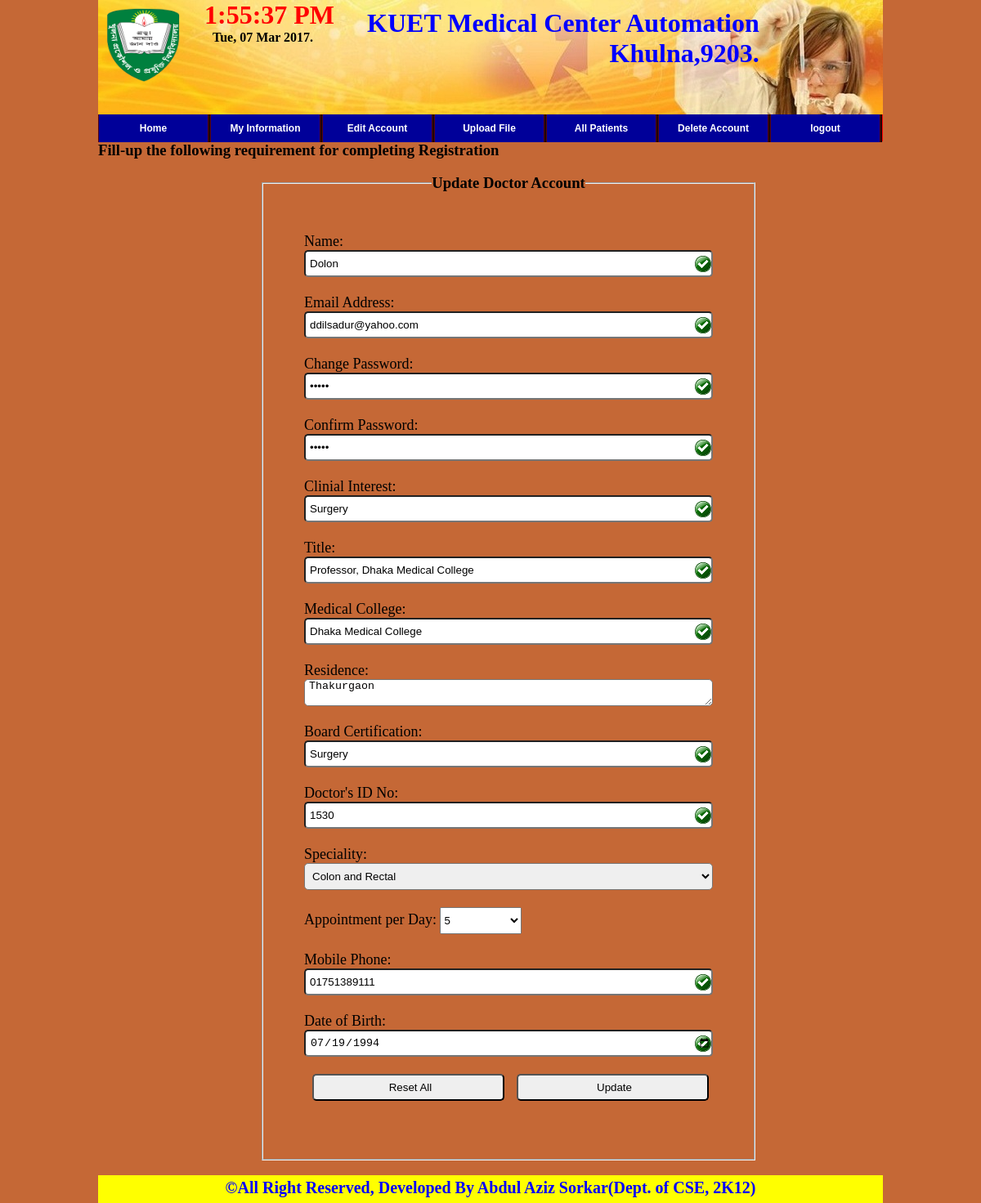
Screenshot of /editDoctorAccount.php (signed in) with the database file from the repository.
### tables this page shows
CREATE TABLE IF NOT EXISTS `doctor_table` (
  `name` varchar(50) NOT NULL,
  `email` varchar(100) NOT NULL,
  `password` varchar(50) NOT NULL,
  `clinicalInterest` varchar(200) NOT NULL,
  `title` varchar(200) NOT NULL,
  `medicalCollege` varchar(200) NOT NULL,
  `residence` varchar(200) NOT NULL,
  `certification` varchar(100) NOT NULL,
  `idNumber` int(11) NOT NULL,
  `speciality` varchar(100) NOT NULL,
  `appointmentPerDay` int(11) NOT NULL,
  `mobileNo` varchar(20) NOT NULL,
  `birthDate` varchar(40) NOT NULL,
  `gender` varchar(20) NOT NULL,
  `imageLink` varchar(300) NOT NULL,
  `date` varchar(30) NOT NULL,
  PRIMARY KEY (`email`)
);

### editDoctorAccount.php (the view, shortened to what this page needs)
<?php
	include 'doctorPersonalHeader.php';
?>
<html>
	<head>
    <link rel="stylesheet" type="text/css" href="css/editDoctor_style.css">
	</head>
<center>
	<body>
<div class="maindiv11">
			<?php
				if(isset($_SESSION['doctor']))
					$update = $_SESSION['doctor'];
				else if(isset($_COOKIE['dortorUser']))
					$update = $_COOKIE['dortorUser'];
				$query = "SELECT * FROM `doctor_table` WHERE `email`='$update'";
				$result = mysql_query($query);
				$row = mysql_fetch_array($result);
			?>
 		<div class="register_form" style="margin-top: 0px;text-align:left;">
                        <h3><marquee>Fill-up the following requirement for completing Registration</marquee></h3>
                        <br>
       			  <form action="update.php" method="post" >
                              <fieldset style="margin-left:200px;margin-right:250px;">
                                    <legend align="center"> <h3>Update Doctor Account</h3> </legend>
                              <p style="padding:50px;font-size:18px;">
                              Name: <br>
                              <input type="text" name="name" value="<?php echo $row['name'] ;?>" placeholder="Your Name" pattern="[A-Za-z ]*" title="Only Alphabet and Space Allow" style="margin-left:0px;padding-left:5px;height:33px;width:500px;border-radius:5px;" required>
<br><br>
       				 Email Address:<br>
                                    <input type="email" name="email" value="<?php echo $row['email'] ;?>" placeholder="Enter your Email" style="margin-left:0px;padding-left:5px;height:33px;width:500px;border-radius:5px;" required> <br><br>
                Change Password:<br>
                                    <input type="password" name="password" value="<?php echo $row['password'] ;?>" placeholder="Enter Password" pattern=".{3,}" title="Three or more characters" style="margin-left:0px;padding-left:5px;height:33px;width:500px;border-radius:5px;" required> <br><br>
                Confirm Password:<br>
                                    <input type="password" name="confirmPassword" value="<?php echo $row['password'] ;?>" placeholder="Confirm Password" pattern=".{3,}" title="Three or more characters"  style="margin-left:0px;padding-left:5px;height:33px;width:500px;border-radius:5px;" required> <br><br>
                               Clinial Interest:<br>
                                    <input type="text" name="clinicalInterest" value="<?php echo $row['clinicalInterest'] ;?>" placeholder="Clinial Interest" style="margin-left:0px;padding-left:5px;height:33px;width:500px;border-radius:5px;" required> <br><br>
       				 Title:<br>
                                    <input type="text" name="title" value="<?php echo $row['title'] ;?>" placeholder="Title" pattern=".{5,}"  style="margin-left:0px;padding-left:5px;height:33px;width:500px;border-radius:5px;" required> <br><br>
                               Medical College:<br>
                                    <input type="text" name="medicalCollege" value="<?php echo $row['medicalCollege'] ;?>" placeholder="Medical College" pattern=".{5,}" style="margin-left:0px;padding-left:5px;height:33px;width:500px;border-radius:5px;" required> <br><br>
                              Residence:<br>
                                    <textarea name="residence" value="" style="margin-left:0px;padding-left:5px;height:33px;width:500px;border-radius:5px;" placeholder="Your Residence or address"><?php echo $row['residence'];?></textarea><br><br>
                              Board Certification:  <br>
                                    <input type="text" name="certification" value="<?php echo $row['certification'] ;?>" placeholder="Board Certification" maxlength="50" style="margin-left:0px;padding-left:5px;height:33px;width:500px;border-radius:5px;" required> <br><br>
                              Doctor's ID No:<br>
                                     <input type="text" name="idNumber" value="<?php echo $row['idNumber'] ;?>" placeholder="ID Number 4 Digit" maxlength="4" pattern="[0-9]{4}" style="margin-left:0px;padding-left:5px;height:33px;width:500px;border-radius:5px;" required> <br><br>
                              Speciality:<br>
                              <select name="doctorSpeciality" style="margin-left:0px;padding-left:5px;height:33px;width:500px;border-radius:5px;" required>
                                <?php
                                  $speciality = array("<---Select Department--->","Allergy","Anticoagulation","Audiology","Arthritis",
                                  "Breast Center","Cancer Surgery","Cadiac Surgery","Cadiology","Cardiology(Children)",
                                  "Cockliar Implant","Colon and Rectal","Community Women's Care","Cosmetic Surgey",
                                  "CT Scan Worcester","Diabetes","Diagnostic Imaging","Ear Nose and Throat","Endoscopy","Eye Center","Foot and Ankle",
                                  "Gastroenterology","Genrel Surgery","Heart Station","Hematology","Imunology","Infection Disease",
                                  "Kidney","Kidny for Children","Liver","Living Donor(Kidney and Liver)","Lung","Lung(children)",
                                  "Mammography","Maternal Fetal Medicine","MRI","Nephrology","Neurodiagnostic","Neurology","Neusergery",
                                  "Nuclear Medicine","Nutrition","Medicine");
                                  $speciality[0]=$row['speciality'];
                                  for($i=0;$i<count($speciality);$i++)
                                 {
                              ?>
                                 <option value="<?php echo $speciality[$i]; ?>">
                              <?php
                                  echo $speciality[$i];
                                }
                              ?>
                                  </option>
                             </select> <br><br>
                             Appointment per Day:
                             <select name="perDayAppointment" style="width:100px;height:33px;" required>
                                <?php
                                    for ($i=5; $i <=100; $i=$i+5)
                                    {
                                ?>
                                       <option value="<?php echo $i;?>">
                                <?php
                                  echo $i;
                                    }
                                 ?>
                                    </option>
                             </select> <br><br>
                              Mobile Phone:      <br>
                                    <input type="tel" name="mobileNo" value="<?php echo $row['mobileNo'] ;?>" placeholder="+8801" maxlength="11" pattern="[0-9]{11}" style="margin-left:0px;padding-left:5px;height:33px;width:500px;border-radius:5px;" required> <br><br>
                               Date of Birth:<br>
                                    <input type="date" name="birthDate" value="<?php echo $row['birthDate'] ;?>" style="margin-left:0px;padding-left:5px;height:33px;width:500px;border-radius:5px;" required> <br><br>
                               <input type="reset" name="reset" value="Reset All" style="margin-left:10px;padding-left:5px;height:33px;width:235px;border-radius:5px;">
                               <input type="submit" name="submit" value="Update" style="margin-left:10px;padding-left:5px;height:33px;width:235px;border-radius:5px;">
                               <br><br>
       				 </p>
                              </fieldset>
       			  </form>
                        </div>
</div>
	</body>
  <br>
  <?php
    include 'footer.php';
  ?>
  </center>
</html>

### doctorPersonalHeader.php (shortened to what this page needs)
<html>
	<head>
		<link rel="stylesheet" type="text/css" href="css/patientPersonalHeader_style.css">
	</head>
	<center>
	<body>
		<div class="maindiv">
			<div class="header">
				<div style="float:left;">
				<img src="images/kuetLogo.jpg" style="width:90px;height:90px;padding:10px;">
				</div>
				<div style="float:left;">
					<h1 id="clock" style="padding-top:0px;padding-left:20px;color:red;"></h1>
					<h4 style="padding-top:0px;padding-left:30px;margin-bottom:5px; color:black;"><?php $date=date("D, d M Y.");echo $date;?></h4>
				</div>
				<div style="float:left;width:auto;text-align:right;color:blue;font-family: Monotype Corsiva;">
				<h1 style="padding-top:10px;padding-left:40px;">KUET Medical Center Automation<br>Khulna,9203.</h1>
				</div>
			</div>
			<div class="listdiv">
            	<ul class="list">
             		<li> <a href="home.php"> Home </a> </li>
             		<li> <a href="viewProfile.php">My Information</a> </li>
             		<li> <a href="editDoctorAccount.php">Edit Account</a> </li>
             		<li> <a href="fileUpload.php">Upload File</a> </li>
             		<li> <a href="allPatient.php">All Patients</a> </li>
             		<li> <a href="deleteDoctor.php">Delete Account</a></li>
             		<li> <a href="logoutAsDoctor.php">logout</a> </li>
             	</ul>
		    </div>
		</div>
	</body>
	</center>
</html>

### footer.php (shortened to what this page needs)
<html>
<head>
	<link rel="stylesheet" type="text/css" href="css/footer_style.css">
</head>
<body>
		<div class="footer">
		 	<h4>&copy;All Right Reserved, Developed By Abdul Aziz Sorkar(Dept. of CSE, 2K12)</h4>
<br><br><br>
		</div>
</body>
</html>

### css/patientPersonalHeader_style.css (style rules this page uses)
* { padding: 0;margin: 0; }
div { overflow: hidden; }
.maindiv { overflow: hidden; display: block; width: 960px;height: 173px;margin-top: 0px; background-color: red; }
.header { overflow: hidden; width: 100%;height: 140px; background-image: url("../images/header2.jpg"); background-repeat: repeat; border-image: 20px; text-align: left; }
.listdiv { height: 35px; width: 960px; padding: 0; margin: 0; position: absolute; }
.listdiv li { height: auto; width: 135px; float: left; text-align: center; list-style: none; font: normal bold 12px/1.2em Arial, Verdana, Helvetica; padding: 0; margin: 0; background-color: #000099; border-right:2px solid #1E0606; }
.listdiv a { padding: 10px ; border-left: 1px solid #560410; border-right: 1px solid #560410; text-decoration: none; color: #FFFFFF; display: block; }
#clock { padding-left: -200px; }

### css/editDoctor_style.css (style rules this page uses)
* { padding: 0;margin: 0; }
body { background-color: #C56836; }
.maindiv11 { width: 960px; }

### css/footer_style.css (style rules this page uses)
.footer { background-position: bottom; background-color: yellow; width: 960px;height: 30px; padding-top: 4px; color:blue;font-size:20px; font-family: Monotype Corsiva; }

### editDoctorAccount.php (style rules this page uses)
input:required:valid { background-image: url('images/green_check.jpg'); background-position:right; background-repeat:no-repeat; -moz-box-shadow:none; }

### rows the page displays
doctor_table: name "Dolon", email "ddilsadur@yahoo.com", clinicalInterest "Surgery", title "Professor, Dhaka Medical College", medicalCollege "Dhaka Medical College", residence "Thakurgaon", certification "Surgery", idNumber "1530", mobileNo "01751389111", birthDate "07/19/1994"

### other values shown
$date "Tue, 07 Mar 2017."
form field doctorSpeciality "Colon and Rectal"
form field perDayAppointment "5"
